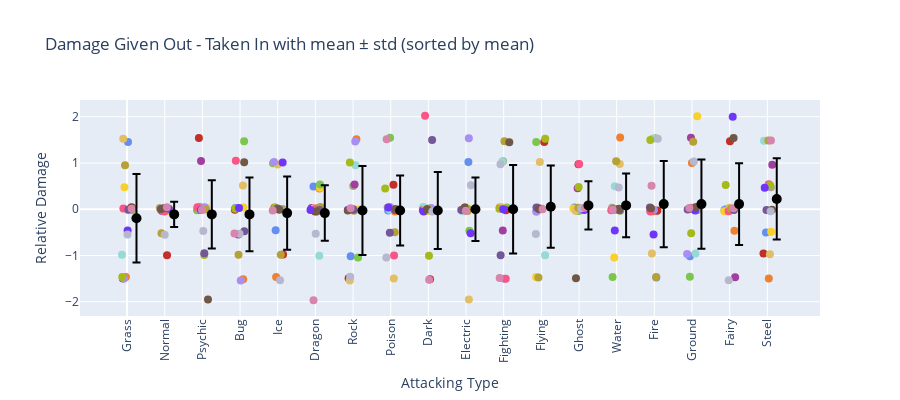

This figure's notebook cell:
### Markdown cell above
# sort the data by relative damage totals

### Code cell
# Compute column means and get the sorted order
col_means = df3.mean(axis=0)
sorted_cols = col_means.sort_values().index  # ascending order

fig = go.Figure()
offset = 0.25  # shift centroids

for i, col in enumerate(sorted_cols):
    values = df3[col]
    
    # Jittered scatter positions
    x = np.full(len(values), i) + np.random.uniform(-0.15, 0.15, size=len(values))
    y = values + np.random.uniform(-0.05, 0.05, size=len(values))

    colors = [type_colors.get(t, '#777777') for t in df2.index]  
    
    """
    # Color points by sign with transparency
    colors = [
    'rgba(255,128,114,0.5)' if val < 0 else
    'rgba(128,0,128,0.5)' if val == 0 else
    'rgba(135,206,235,0.5)' 
    for val in values
]
    """
    
    # Scatter points (hover shows only row label)
    fig.add_trace(go.Scatter(
        x=x,
        y=y,
        mode='markers',
        marker=dict(color=colors, size=8),
        text=df3.index,
        hovertemplate='%{text}<extra></extra>',
        showlegend=False
    ))
    
    # Mean ± std markers (shifted)
    mean = values.mean()
    std = values.std()
    fig.add_trace(go.Scatter(
        x=[i + offset],
        y=[mean],
        mode='markers',
        marker=dict(color='black', size=10),
        error_y=dict(type='data', array=[std], visible=True),
        hoverinfo='skip',
        showlegend=False
    ))

# Ensure x-axis, ticks, and labels all match the sorted order
fig.update_layout(
    xaxis=dict(
        tickmode='array',
        tickvals=np.arange(len(sorted_cols)),
        ticktext=sorted_cols,
        tickangle=-90
    ),
    yaxis_title="Relative Damage",
    xaxis_title='Attacking Type',
    title="Damage Given Out - Taken In with mean ± std (sorted by mean)",
    width=900,
    height=400,
    showlegend=False
)

fig.show()

### Figure 1 — Plotly figure (JSON) as saved in the notebook; plotly's stock layout.template omitted (floating-point values rounded to 4 significant figures)
{"data": [{"hovertemplate": "%{text}<extra></extra>", "marker": {"color": ["#A8A77A", "#EE8130", "#6390F0", "#F7D02C", "#7AC74C", "#96D9D6", "#C22E28", "#A33EA1", "#E2BF65", "#A98FF3", "#F95587", "#A6B91A", "#B6A136", "#735797", "#6F35FC", "#705746", "#B7B7CE", "#D685AD"], "size": 8}, "mode": "markers", "showlegend": false, "text": ["Normal", "Fire", "Water", "Electric", "Grass", "Ice", "Fighting", "Poison", "Ground", "Flying", "Psychic", "Bug", "Rock", "Ghost", "Dragon", "Dark", "Steel", "Fairy"], "type": "scatter", "x": [0.02457, -0.03178, 0.02518, -0.07003, 0.1432, -0.1347, 0.1168, -0.1119, -0.1011, -0.07955, -0.09865, -0.1275, -0.05393, 0.03745, 0.01514, 0.131, 0.01064, 0.122], "y": [-0.01436, -1.463, 1.452, 0.4735, -0.02368, -0.985, 0.04585, -1.495, 1.525, -1.5, 0.01588, -1.464, 0.9507, -0.005065, -0.4607, 0.03406, -0.5479, 0.01143]}, {"error_y": {"array": [0.957], "type": "data", "visible": true}, "hoverinfo": "skip", "marker": {"color": "black", "size": 10}, "mode": "markers", "showlegend": false, "type": "scatter", "x": [0.25], "y": [-0.1944]}, {"hovertemplate": "%{text}<extra></extra>", "marker": {"color": ["#A8A77A", "#EE8130", "#6390F0", "#F7D02C", "#7AC74C", "#96D9D6", "#C22E28", "#A33EA1", "#E2BF65", "#A98FF3", "#F95587", "#A6B91A", "#B6A136", "#735797", "#6F35FC", "#705746", "#B7B7CE", "#D685AD"], "size": 8}, "mode": "markers", "showlegend": false, "text": ["Normal", "Fire", "Water", "Electric", "Grass", "Ice", "Fighting", "Poison", "Ground", "Flying", "Psychic", "Bug", "Rock", "Ghost", "Dragon", "Dark", "Steel", "Fairy"], "type": "scatter", "x": [0.8687, 0.8938, 1.149, 1.07, 0.9883, 1.095, 1.061, 0.9307, 1.084, 0.9669, 0.9914, 1.138, 0.9137, 0.9901, 1.106, 0.8986, 0.9989, 1.057], "y": [0.02829, -0.01147, -0.02747, -0.03762, -0.02189, 0.01466, -0.9966, -0.03893, -0.0004884, -0.03137, -0.046, -0.0178, -0.5168, 0.02605, 0.008671, 0.005803, -0.5487, 0.0422]}, {"error_y": {"array": [0.2742], "type": "data", "visible": true}, "hoverinfo": "skip", "marker": {"color": "black", "size": 10}, "mode": "markers", "showlegend": false, "type": "scatter", "x": [1.25], "y": [-0.1111]}, {"hovertemplate": "%{text}<extra></extra>", "marker": {"color": ["#A8A77A", "#EE8130", "#6390F0", "#F7D02C", "#7AC74C", "#96D9D6", "#C22E28", "#A33EA1", "#E2BF65", "#A98FF3", "#F95587", "#A6B91A", "#B6A136", "#735797", "#6F35FC", "#705746", "#B7B7CE", "#D685AD"], "size": 8}, "mode": "markers", "showlegend": false, "text": ["Normal", "Fire", "Water", "Electric", "Grass", "Ice", "Fighting", "Poison", "Ground", "Flying", "Psychic", "Bug", "Rock", "Ghost", "Dragon", "Dark", "Steel", "Fairy"], "type": "scatter", "x": [1.966, 1.926, 1.88, 1.858, 1.859, 1.942, 1.907, 1.963, 2.106, 2.057, 1.866, 2.05, 2.096, 2.051, 1.961, 2.148, 2.023, 1.988], "y": [-0.009887, 0.04853, 0.01529, -0.009631, -0.0192, 0.01196, 1.544, 1.043, 0.03138, 0.04221, 0.0452, -0.9887, -0.006671, -0.9536, -0.01504, -1.952, -0.4694, -0.01345]}, {"error_y": {"array": [0.7388], "type": "data", "visible": true}, "hoverinfo": "skip", "marker": {"color": "black", "size": 10}, "mode": "markers", "showlegend": false, "type": "scatter", "x": [2.25], "y": [-0.1111]}, {"hovertemplate": "%{text}<extra></extra>", "marker": {"color": ["#A8A77A", "#EE8130", "#6390F0", "#F7D02C", "#7AC74C", "#96D9D6", "#C22E28", "#A33EA1", "#E2BF65", "#A98FF3", "#F95587", "#A6B91A", "#B6A136", "#735797", "#6F35FC", "#705746", "#B7B7CE", "#D685AD"], "size": 8}, "mode": "markers", "showlegend": false, "text": ["Normal", "Fire", "Water", "Electric", "Grass", "Ice", "Fighting", "Poison", "Ground", "Flying", "Psychic", "Bug", "Rock", "Ghost", "Dragon", "Dark", "Steel", "Fairy"], "type": "scatter", "x": [2.889, 3.083, 2.877, 3.092, 3.108, 2.869, 2.861, 2.954, 3.076, 3.018, 2.888, 2.872, 2.959, 3.113, 2.973, 3.11, 2.985, 2.85], "y": [0.01854, -1.514, 0.02901, 0.04047, 1.473, 0.0008949, -0.01008, -0.546, 0.5127, -1.539, 1.05, 0.009432, -0.9815, -0.4739, 0.02704, 1.014, -0.5316, -0.5226]}, {"error_y": {"array": [0.7962], "type": "data", "visible": true}, "hoverinfo": "skip", "marker": {"color": "black", "size": 10}, "mode": "markers", "showlegend": false, "type": "scatter", "x": [3.25], "y": [-0.1111]}, {"hovertemplate": "%{text}<extra></extra>", "marker": {"color": ["#A8A77A", "#EE8130", "#6390F0", "#F7D02C", "#7AC74C", "#96D9D6", "#C22E28", "#A33EA1", "#E2BF65", "#A98FF3", "#F95587", "#A6B91A", "#B6A136", "#735797", "#6F35FC", "#705746", "#B7B7CE", "#D685AD"], "size": 8}, "mode": "markers", "showlegend": false, "text": ["Normal", "Fire", "Water", "Electric", "Grass", "Ice", "Fighting", "Poison", "Ground", "Flying", "Psychic", "Bug", "Rock", "Ghost", "Dragon", "Dark", "Steel", "Fairy"], "type": "scatter", "x": [4.128, 3.958, 3.945, 3.909, 3.875, 4.026, 4.142, 3.914, 3.997, 3.9, 4.029, 3.933, 4.081, 3.991, 4.13, 4.043, 4.061, 3.867], "y": [0.003631, -1.465, -0.4566, 0.04249, 0.9929, -0.0006746, -0.9774, 0.02528, 0.9693, 1.02, 0.005559, 0.03799, -0.9834, 0.01597, 1.012, -0.01338, -1.533, -0.02572]}, {"error_y": {"array": [0.7906], "type": "data", "visible": true}, "hoverinfo": "skip", "marker": {"color": "black", "size": 10}, "mode": "markers", "showlegend": false, "type": "scatter", "x": [4.25], "y": [-0.08333]}, {"hovertemplate": "%{text}<extra></extra>", "marker": {"color": ["#A8A77A", "#EE8130", "#6390F0", "#F7D02C", "#7AC74C", "#96D9D6", "#C22E28", "#A33EA1", "#E2BF65", "#A98FF3", "#F95587", "#A6B91A", "#B6A136", "#735797", "#6F35FC", "#705746", "#B7B7CE", "#D685AD"], "size": 8}, "mode": "markers", "showlegend": false, "text": ["Normal", "Fire", "Water", "Electric", "Grass", "Ice", "Fighting", "Poison", "Ground", "Flying", "Psychic", "Bug", "Rock", "Ghost", "Dragon", "Dark", "Steel", "Fairy"], "type": "scatter", "x": [4.962, 5.109, 4.95, 5.123, 5.125, 5.104, 4.991, 4.899, 4.968, 5.103, 5.026, 5.144, 5.132, 5.109, 4.87, 5.036, 5.008, 4.95], "y": [-0.02722, 0.4514, 0.4947, 0.4666, 0.5372, -1.006, -0.04686, 0.02669, 0.01921, -0.01558, 0.01803, 0.007322, 0.04737, -0.01627, -0.01363, -0.0476, -0.5303, -1.967]}, {"error_y": {"array": [0.6002], "type": "data", "visible": true}, "hoverinfo": "skip", "marker": {"color": "black", "size": 10}, "mode": "markers", "showlegend": false, "type": "scatter", "x": [5.25], "y": [-0.08333]}, {"hovertemplate": "%{text}<extra></extra>", "marker": {"color": ["#A8A77A", "#EE8130", "#6390F0", "#F7D02C", "#7AC74C", "#96D9D6", "#C22E28", "#A33EA1", "#E2BF65", "#A98FF3", "#F95587", "#A6B91A", "#B6A136", "#735797", "#6F35FC", "#705746", "#B7B7CE", "#D685AD"], "size": 8}, "mode": "markers", "showlegend": false, "text": ["Normal", "Fire", "Water", "Electric", "Grass", "Ice", "Fighting", "Poison", "Ground", "Flying", "Psychic", "Bug", "Rock", "Ghost", "Dragon", "Dark", "Steel", "Fairy"], "type": "scatter", "x": [6.006, 6.09, 5.936, 6.147, 6.132, 6.068, 5.882, 6.04, 5.914, 6.059, 6.001, 5.915, 6.023, 6.01, 5.861, 5.862, 5.923, 5.935], "y": [0.5056, 1.516, -1.016, -0.006644, -1.045, 0.9514, -1.491, 0.5361, -1.542, 1.467, 0.007548, 1.011, -0.03255, -0.0118, -0.0161, -0.02508, -1.458, 0.02397]}, {"error_y": {"array": [0.9621], "type": "data", "visible": true}, "hoverinfo": "skip", "marker": {"color": "black", "size": 10}, "mode": "markers", "showlegend": false, "type": "scatter", "x": [6.25], "y": [-0.02778]}, {"hovertemplate": "%{text}<extra></extra>", "marker": {"color": ["#A8A77A", "#EE8130", "#6390F0", "#F7D02C", "#7AC74C", "#96D9D6", "#C22E28", "#A33EA1", "#E2BF65", "#A98FF3", "#F95587", "#A6B91A", "#B6A136", "#735797", "#6F35FC", "#705746", "#B7B7CE", "#D685AD"], "size": 8}, "mode": "markers", "showlegend": false, "text": ["Normal", "Fire", "Water", "Electric", "Grass", "Ice", "Fighting", "Poison", "Ground", "Flying", "Psychic", "Bug", "Rock", "Ghost", "Dragon", "Dark", "Steel", "Fairy"], "type": "scatter", "x": [6.92, 7.113, 6.932, 6.988, 6.983, 6.968, 7.073, 7.109, 7.082, 6.974, 7.089, 6.853, 7.109, 6.976, 6.94, 7.128, 6.885, 6.892], "y": [0.04019, -0.04963, -0.02902, 0.04136, 1.547, -0.009437, 0.5309, -0.01347, -1.496, 0.04847, -1.002, 0.4503, -0.4976, -0.5088, 0.03651, 0.007197, -1.044, 1.513]}, {"error_y": {"array": [0.7568], "type": "data", "visible": true}, "hoverinfo": "skip", "marker": {"color": "black", "size": 10}, "mode": "markers", "showlegend": false, "type": "scatter", "x": [7.25], "y": [-0.02778]}, {"hovertemplate": "%{text}<extra></extra>", "marker": {"color": ["#A8A77A", "#EE8130", "#6390F0", "#F7D02C", "#7AC74C", "#96D9D6", "#C22E28", "#A33EA1", "#E2BF65", "#A98FF3", "#F95587", "#A6B91A", "#B6A136", "#735797", "#6F35FC", "#705746", "#B7B7CE", "#D685AD"], "size": 8}, "mode": "markers", "showlegend": false, "text": ["Normal", "Fire", "Water", "Electric", "Grass", "Ice", "Fighting", "Poison", "Ground", "Flying", "Psychic", "Bug", "Rock", "Ghost", "Dragon", "Dark", "Steel", "Fairy"], "type": "scatter", "x": [7.854, 7.867, 7.97, 7.976, 7.952, 7.864, 8.044, 7.855, 7.909, 8.076, 7.912, 8.016, 7.993, 8.099, 7.873, 7.964, 8.105, 8.02], "y": [0.01848, 0.01421, -0.03077, -0.03611, 0.01534, 0.04665, -1.515, -0.02133, -0.002727, 0.02572, 2.021, -1.005, 0.01028, 1.5, -0.04965, 0.002396, -0.04656, -1.524]}, {"error_y": {"array": [0.8309], "type": "data", "visible": true}, "hoverinfo": "skip", "marker": {"color": "black", "size": 10}, "mode": "markers", "showlegend": false, "type": "scatter", "x": [8.25], "y": [-0.02778]}, {"hovertemplate": "%{text}<extra></extra>", "marker": {"color": ["#A8A77A", "#EE8130", "#6390F0", "#F7D02C", "#7AC74C", "#96D9D6", "#C22E28", "#A33EA1", "#E2BF65", "#A98FF3", "#F95587", "#A6B91A", "#B6A136", "#735797", "#6F35FC", "#705746", "#B7B7CE", "#D685AD"], "size": 8}, "mode": "markers", "showlegend": false, "text": ["Normal", "Fire", "Water", "Electric", "Grass", "Ice", "Fighting", "Poison", "Ground", "Flying", "Psychic", "Bug", "Rock", "Ghost", "Dragon", "Dark", "Steel", "Fairy"], "type": "scatter", "x": [8.978, 8.972, 9.063, 8.918, 9.088, 8.913, 8.98, 8.987, 9.075, 9.074, 9.012, 9.053, 9.039, 8.873, 9.12, 8.962, 9.131, 8.995], "y": [-0.03377, 0.04343, 1.024, -0.002315, -0.4644, -0.04418, 0.03334, -0.01505, -1.952, 1.536, -0.007833, 0.003535, -0.03543, -0.01668, -0.5212, 0.03103, 0.5206, -0.03307]}, {"error_y": {"array": [0.686], "type": "data", "visible": true}, "hoverinfo": "skip", "marker": {"color": "black", "size": 10}, "mode": "markers", "showlegend": false, "type": "scatter", "x": [9.25], "y": [0]}, {"hovertemplate": "%{text}<extra></extra>", "marker": {"color": ["#A8A77A", "#EE8130", "#6390F0", "#F7D02C", "#7AC74C", "#96D9D6", "#C22E28", "#A33EA1", "#E2BF65", "#A98FF3", "#F95587", "#A6B91A", "#B6A136", "#735797", "#6F35FC", "#705746", "#B7B7CE", "#D685AD"], "size": 8}, "mode": "markers", "showlegend": false, "text": ["Normal", "Fire", "Water", "Electric", "Grass", "Ice", "Fighting", "Poison", "Ground", "Flying", "Psychic", "Bug", "Rock", "Ghost", "Dragon", "Dark", "Steel", "Fairy"], "type": "scatter", "x": [9.98, 9.894, 10.08, 10.06, 10.08, 9.96, 10.06, 9.976, 9.941, 10.02, 10.05, 9.886, 10.02, 9.918, 9.989, 10.15, 9.914, 9.893], "y": [1.039, 0.03552, 0.0004867, 0.02607, 0.04062, 1.025, -0.02145, -0.4594, 0.04349, -1.501, -1.502, 0.01205, 1.469, -0.9969, -0.001732, 1.451, 0.9747, -1.489]}, {"error_y": {"array": [0.9549], "type": "data", "visible": true}, "hoverinfo": "skip", "marker": {"color": "black", "size": 10}, "mode": "markers", "showlegend": false, "type": "scatter", "x": [10.25], "y": [0]}, {"hovertemplate": "%{text}<extra></extra>", "marker": {"color": ["#A8A77A", "#EE8130", "#6390F0", "#F7D02C", "#7AC74C", "#96D9D6", "#C22E28", "#A33EA1", "#E2BF65", "#A98FF3", "#F95587", "#A6B91A", "#B6A136", "#735797", "#6F35FC", "#705746", "#B7B7CE", "#D685AD"], "size": 8}, "mode": "markers", "showlegend": false, "text": ["Normal", "Fire", "Water", "Electric", "Grass", "Ice", "Fighting", "Poison", "Ground", "Flying", "Psychic", "Bug", "Rock", "Ghost", "Dragon", "Dark", "Steel", "Fairy"], "type": "scatter", "x": [10.87, 10.91, 10.99, 10.86, 10.86, 11.1, 11.08, 10.9, 10.96, 10.86, 11.01, 11.1, 10.92, 10.87, 10.94, 10.94, 10.85, 11.03], "y": [-0.04679, 0.03476, -0.002565, -1.465, 1.454, -0.9931, 1.457, -0.004612, 1.023, -0.04815, 0.00876, 1.527, -1.477, 0.03714, 0.01307, 0.004649, -0.5363, -0.001233]}, {"error_y": {"array": [0.8893], "type": "data", "visible": true}, "hoverinfo": "skip", "marker": {"color": "black", "size": 10}, "mode": "markers", "showlegend": false, "type": "scatter", "x": [11.25], "y": [0.05556]}, {"hovertemplate": "%{text}<extra></extra>", "marker": {"color": ["#A8A77A", "#EE8130", "#6390F0", "#F7D02C", "#7AC74C", "#96D9D6", "#C22E28", "#A33EA1", "#E2BF65", "#A98FF3", "#F95587", "#A6B91A", "#B6A136", "#735797", "#6F35FC", "#705746", "#B7B7CE", "#D685AD"], "size": 8}, "mode": "markers", "showlegend": false, "text": ["Normal", "Fire", "Water", "Electric", "Grass", "Ice", "Fighting", "Poison", "Ground", "Flying", "Psychic", "Bug", "Rock", "Ghost", "Dragon", "Dark", "Steel", "Fairy"], "type": "scatter", "x": [11.99, 11.92, 11.88, 11.85, 11.99, 12.01, 11.99, 11.96, 11.91, 12.07, 12.0, 11.99, 11.99, 12.14, 12.13, 11.92, 12.06, 12.15], "y": [0.0003328, -0.02461, 0.03726, 0.01468, -0.04036, 0.006393, 0.9716, 0.4548, -0.02426, -0.01147, 0.9792, 0.4818, 0.03011, -0.006711, -0.01697, -1.494, 0.02328, 0.03352]}, {"error_y": {"array": [0.5216], "type": "data", "visible": true}, "hoverinfo": "skip", "marker": {"color": "black", "size": 10}, "mode": "markers", "showlegend": false, "type": "scatter", "x": [12.25], "y": [0.08333]}, {"hovertemplate": "%{text}<extra></extra>", "marker": {"color": ["#A8A77A", "#EE8130", "#6390F0", "#F7D02C", "#7AC74C", "#96D9D6", "#C22E28", "#A33EA1", "#E2BF65", "#A98FF3", "#F95587", "#A6B91A", "#B6A136", "#735797", "#6F35FC", "#705746", "#B7B7CE", "#D685AD"], "size": 8}, "mode": "markers", "showlegend": false, "text": ["Normal", "Fire", "Water", "Electric", "Grass", "Ice", "Fighting", "Poison", "Ground", "Flying", "Psychic", "Bug", "Rock", "Ghost", "Dragon", "Dark", "Steel", "Fairy"], "type": "scatter", "x": [12.88, 13.09, 12.88, 12.93, 12.89, 12.95, 12.9, 12.97, 13.08, 13.0, 12.86, 13.09, 12.99, 13.08, 12.95, 13.06, 13.05, 12.9], "y": [0.03073, 1.55, -0.01701, -1.046, -1.464, 0.4973, 0.002667, -0.004698, 0.9794, -0.0006488, -0.02279, -0.03302, 1.037, -0.02292, -0.4594, 0.01292, 0.4687, -0.01017]}, {"error_y": {"array": [0.6913], "type": "data", "visible": true}, "hoverinfo": "skip", "marker": {"color": "black", "size": 10}, "mode": "markers", "showlegend": false, "type": "scatter", "x": [13.25], "y": [0.08333]}, {"hovertemplate": "%{text}<extra></extra>", "marker": {"color": ["#A8A77A", "#EE8130", "#6390F0", "#F7D02C", "#7AC74C", "#96D9D6", "#C22E28", "#A33EA1", "#E2BF65", "#A98FF3", "#F95587", "#A6B91A", "#B6A136", "#735797", "#6F35FC", "#705746", "#B7B7CE", "#D685AD"], "size": 8}, "mode": "markers", "showlegend": false, "text": ["Normal", "Fire", "Water", "Electric", "Grass", "Ice", "Fighting", "Poison", "Ground", "Flying", "Psychic", "Bug", "Rock", "Ghost", "Dragon", "Dark", "Steel", "Fairy"], "type": "scatter", "x": [14.06, 13.97, 14.05, 13.92, 14.03, 13.96, 14.08, 13.9, 13.93, 13.99, 13.89, 13.89, 14.05, 13.88, 13.98, 13.91, 14.09, 13.93], "y": [-0.04475, -0.04471, -1.474, -0.02544, 1.533, 1.532, -0.02889, -0.03763, -0.9547, -0.01771, -0.04941, 1.499, -1.466, 0.03579, -0.5467, 0.02093, 1.525, 0.5061]}, {"error_y": {"array": [0.9324], "type": "data", "visible": true}, "hoverinfo": "skip", "marker": {"color": "black", "size": 10}, "mode": "markers", "showlegend": false, "type": "scatter", "x": [14.25], "y": [0.1111]}, {"hovertemplate": "%{text}<extra></extra>", "marker": {"color": ["#A8A77A", "#EE8130", "#6390F0", "#F7D02C", "#7AC74C", "#96D9D6", "#C22E28", "#A33EA1", "#E2BF65", "#A98FF3", "#F95587", "#A6B91A", "#B6A136", "#735797", "#6F35FC", "#705746", "#B7B7CE", "#D685AD"], "size": 8}, "mode": "markers", "showlegend": false, "text": ["Normal", "Fire", "Water", "Electric", "Grass", "Ice", "Fighting", "Poison", "Ground", "Flying", "Psychic", "Bug", "Rock", "Ghost", "Dragon", "Dark", "Steel", "Fairy"], "type": "scatter", "x": [15.13, 15.0, 14.94, 15.14, 14.94, 15.09, 14.98, 14.97, 14.99, 14.87, 14.99, 14.98, 15.03, 14.89, 15.08, 15.11, 15.05, 14.93], "y": [-0.01888, 1.0, -1.014, 2.009, -1.461, -0.9543, 0.006616, 1.547, 0.01144, -0.9677, 0.0323, -0.5194, 1.458, -0.007723, -0.02532, 0.04788, 1.033, 0.0277]}, {"error_y": {"array": [0.9634], "type": "data", "visible": true}, "hoverinfo": "skip", "marker": {"color": "black", "size": 10}, "mode": "markers", "showlegend": false, "type": "scatter", "x": [15.25], "y": [0.1111]}, {"hovertemplate": "%{text}<extra></extra>", "marker": {"color": ["#A8A77A", "#EE8130", "#6390F0", "#F7D02C", "#7AC74C", "#96D9D6", "#C22E28", "#A33EA1", "#E2BF65", "#A98FF3", "#F95587", "#A6B91A", "#B6A136", "#735797", "#6F35FC", "#705746", "#B7B7CE", "#D685AD"], "size": 8}, "mode": "markers", "showlegend": false, "text": ["Normal", "Fire", "Water", "Electric", "Grass", "Ice", "Fighting", "Poison", "Ground", "Flying", "Psychic", "Bug", "Rock", "Ghost", "Dragon", "Dark", "Steel", "Fairy"], "type": "scatter", "x": [15.91, 16.13, 15.86, 15.85, 16.1, 16.01, 16.01, 16.15, 15.99, 16.05, 15.97, 15.89, 16.04, 16.11, 16.08, 16.1, 15.97, 16.1], "y": [0.007932, -0.4673, -0.01619, -0.04322, -0.007279, 0.01812, 1.473, -1.469, 0.03325, -0.009344, -0.04556, 0.5247, 0.01286, -0.01508, 2.003, 1.543, -1.536, 0.01909]}, {"error_y": {"array": [0.8838], "type": "data", "visible": true}, "hoverinfo": "skip", "marker": {"color": "black", "size": 10}, "mode": "markers", "showlegend": false, "type": "scatter", "x": [16.25], "y": [0.1111]}, {"hovertemplate": "%{text}<extra></extra>", "marker": {"color": ["#A8A77A", "#EE8130", "#6390F0", "#F7D02C", "#7AC74C", "#96D9D6", "#C22E28", "#A33EA1", "#E2BF65", "#A98FF3", "#F95587", "#A6B91A", "#B6A136", "#735797", "#6F35FC", "#705746", "#B7B7CE", "#D685AD"], "size": 8}, "mode": "markers", "showlegend": false, "text": ["Normal", "Fire", "Water", "Electric", "Grass", "Ice", "Fighting", "Poison", "Ground", "Flying", "Psychic", "Bug", "Rock", "Ghost", "Dragon", "Dark", "Steel", "Fairy"], "type": "scatter", "x": [17.1, 17.04, 16.96, 17.1, 17.07, 16.91, 16.9, 17.13, 17.07, 17.05, 17.04, 17.07, 17.03, 16.98, 16.93, 17.12, 17.09, 17.1], "y": [0.4752, -1.496, -0.5006, -0.488, 0.5172, 1.483, -0.9592, 0.9648, -0.9708, 0.4892, 0.5411, 0.5199, 1.486, -0.01714, 0.4657, -0.01302, -0.04205, 1.488]}, {"error_y": {"array": [0.8782], "type": "data", "visible": true}, "hoverinfo": "skip", "marker": {"color": "black", "size": 10}, "mode": "markers", "showlegend": false, "type": "scatter", "x": [17.25], "y": [0.2222]}], "layout": {"height": 400, "showlegend": false, "title": {"text": "Damage Given Out - Taken In with mean ± std (sorted by mean)"}, "width": 900, "xaxis": {"tickangle": -90, "tickmode": "array", "ticktext": ["Grass", "Normal", "Psychic", "Bug", "Ice", "Dragon", "Rock", "Poison", "Dark", "Electric", "Fighting", "Flying", "Ghost", "Water", "Fire", "Ground", "Fairy", "Steel"], "tickvals": [0, 1, 2, 3, 4, 5, 6, 7, 8, 9, 10, 11, 12, 13, 14, 15, 16, 17], "title": {"text": "Attacking Type"}}, "yaxis": {"title": {"text": "Relative Damage"}}}}
